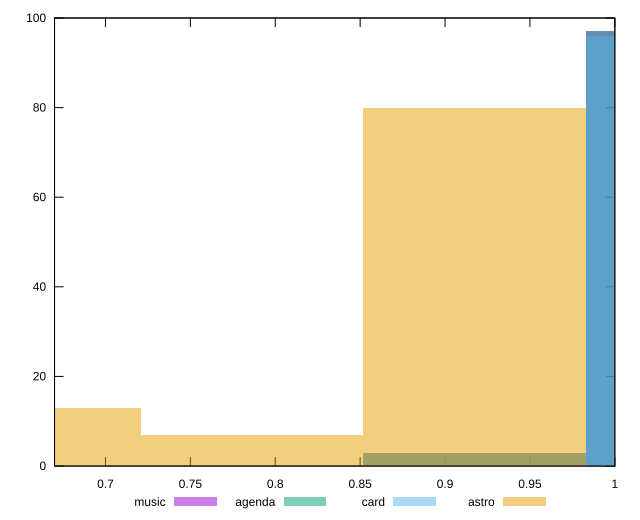

The script that saved this image:
reset

$music <<EOF
0.9173638156193304 3
1.0484157892792347 97
EOF

$agenda <<EOF
0.9173638156193304 3
1.0484157892792347 97
EOF

$card <<EOF
0.9173638156193304 3
1.0484157892792347 96
EOF

$astro <<EOF
0.786311841959426 7
0.9173638156193304 80
0.6552598682995217 13
EOF

set key outside below
set boxwidth 0.13105197365990434
set xrange [0.67:1]
set yrange [0:100]
set trange [0:100]
set style fill transparent solid 0.5 noborder
set terminal svg size 640, 520 enhanced background rgb 'white'
set output "report/report_00029_2021-02-24T13-36-40.390Z/first-contentful-paint/comparison/histogram/all_score.svg"

plot $music title "music" with boxes, \
     $agenda title "agenda" with boxes, \
     $card title "card" with boxes, \
     $astro title "astro" with boxes

reset
